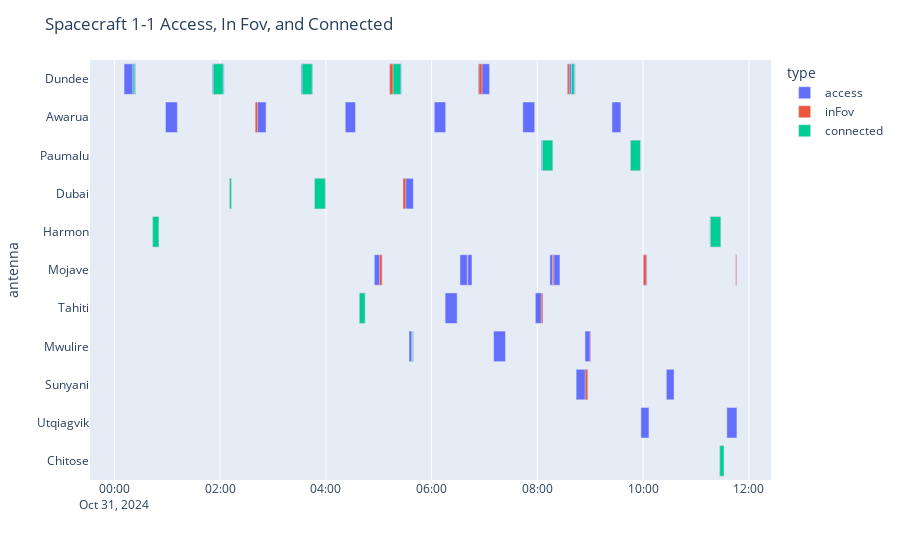
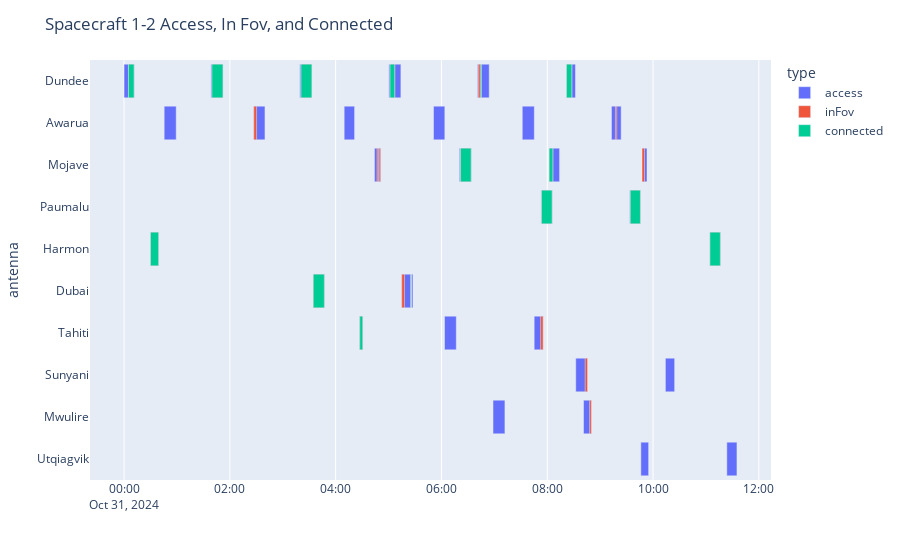
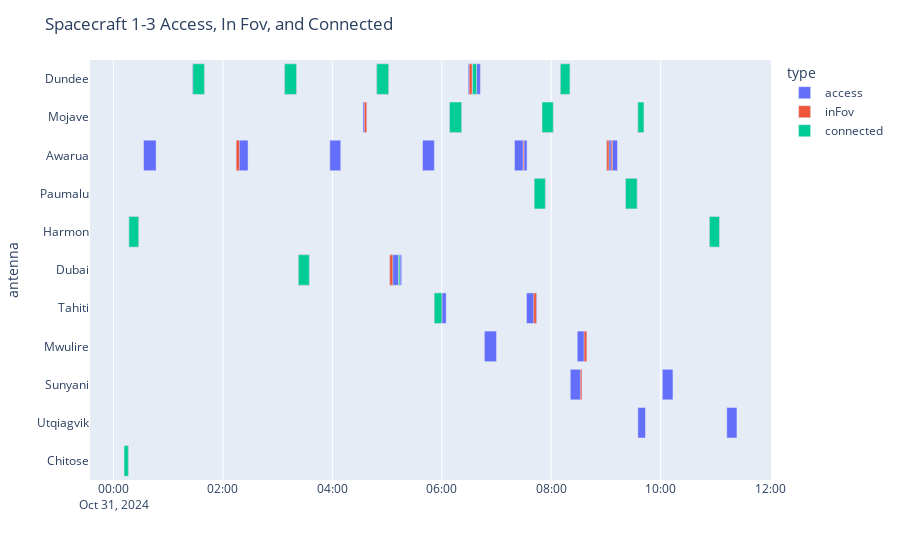
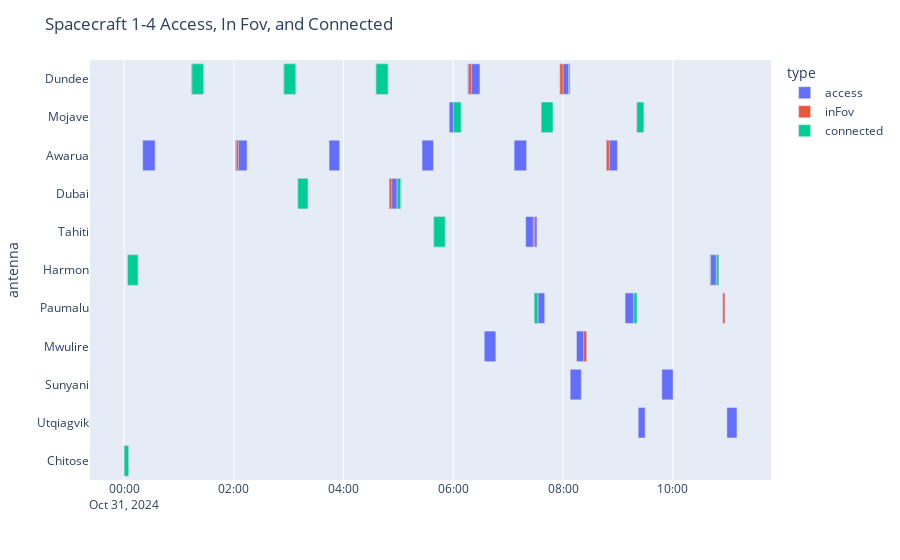

Notebook source saved alongside these figures, in order:
### Markdown cell above
## Plot target-antenna availability

Here we will plot the target-antenna analytics. There are three categories of availability.

Access - This occurs when a spacecraft within line-of-sight of a particular antenna (including obscuration by an
elevation mask). This is an input to the `ContactScheduler`.

InFov - This occurs when a spacecraft is in the field of view associated with a particular antenna. In the case of this
simulation, the FoV will slew if an antenna has a scheduled contact.

Connected - This occurs when data is flowing between a spacecraft and a particular antenna.

In addition to the time series, which we plot below, there are also summary statistics (mean, max, min, number, etc.)
available for each definition of contact and gaps between contacts. For example, a target has a state variable
`accessMetrics` that will contain (among other things) the mean gap duration between access to that target. It also has
a `perCommDeviceAccessMetrics`, which contains the same statistics per antenna.

### Code cell
def make_availability_plots(ground_segment_results):
    availability_data = target_analytics(ground_segment_results)
    # This loop will create a new figure for each target
    for target_name, data in availability_data.items():
        fig = px.timeline(data, x_start='start', x_end='end', y='antenna', color='type')
        fig.update_yaxes(categoryorder='total ascending')
        # set title
        fig.update_layout(title_text=f'{target_name} Access, In Fov, and Connected')
        fig.show()

make_availability_plots(ground_segment_results)

### Figure 1 — Plotly figure (JSON) as saved in the notebook; plotly's stock layout.template omitted (floating-point values rounded to 4 significant figures)
{"data": [{"alignmentgroup": "True", "base": ["2024-10-31T00:11:00.000086+00:00", "2024-10-31T01:51:00.000086+00:00", "2024-10-31T03:31:40.000086+00:00", "2024-10-31T05:12:20.000086+00:00", "2024-10-31T06:52:50.000086+00:00", "2024-10-31T08:34:00.000087+00:00", "2024-10-31T11:26:50.000086+00:00", "2024-10-31T04:55:00.000086+00:00", "2024-10-31T06:32:10.000086+00:00", "2024-10-31T08:14:10.000086+00:00", "2024-10-31T10:00:00.000086+00:00", "2024-10-31T11:45:10.000086+00:00", "2024-10-31T02:10:40.000086+00:00", "2024-10-31T03:46:50.000087+00:00", "2024-10-31T05:27:30.000087+00:00", "2024-10-31T08:04:20.000086+00:00", "2024-10-31T09:45:30.000086+00:00", "2024-10-31T00:43:30.000086+00:00", "2024-10-31T11:15:40.000087+00:00", "2024-10-31T08:44:00.000086+00:00", "2024-10-31T10:26:20.000086+00:00", "2024-10-31T05:34:20.000086+00:00", "2024-10-31T07:10:20.000086+00:00", "2024-10-31T08:54:00.000086+00:00", "2024-10-31T04:38:00.000086+00:00", "2024-10-31T06:15:20.000086+00:00", "2024-10-31T07:57:40.000086+00:00", "2024-10-31T00:58:00.000086+00:00", "2024-10-31T02:39:50.000086+00:00", "2024-10-31T04:22:00.000086+00:00", "2024-10-31T06:03:00.000087+00:00", "2024-10-31T07:43:30.000086+00:00", "2024-10-31T09:24:40.000086+00:00", "2024-10-31T09:57:30.000087+00:00", "2024-10-31T11:35:00.000086+00:00"], "hovertemplate": "type=access<br>start=%{base}<br>end=%{x}<br>antenna=%{y}<extra></extra>", "legendgroup": "access", "marker": {"color": "#636efa", "pattern": {"shape": ""}}, "name": "access", "offsetgroup": "access", "orientation": "h", "showlegend": true, "textposition": "auto", "type": "bar", "x": [790000, 820000, 820000, 820000, 780000.0, 540000.0, 300000, 530000.0, 820000, 690000, 270000, 80000.0, 130000, 770000.0, 710000, 790000, 700000, 430000, 750000.0, 800000, 530000, 310000, 810000, 400000.0, 400000, 820000, 520000, 810000, 740000, 700000.0, 780000.0, 810000, 610000, 550000.0, 690000.0], "xaxis": "x", "y": ["Dundee", "Dundee", "Dundee", "Dundee", "Dundee", "Dundee", "Chitose", "Mojave", "Mojave", "Mojave", "Mojave", "Mojave", "Dubai", "Dubai", "Dubai", "Paumalu", "Paumalu", "Harmon", "Harmon", "Sunyani", "Sunyani", "Mwulire", "Mwulire", "Mwulire", "Tahiti", "Tahiti", "Tahiti", "Awarua", "Awarua", "Awarua", "Awarua", "Awarua", "Awarua", "Utqiagvik", "Utqiagvik"], "yaxis": "y"}, {"alignmentgroup": "True", "base": ["2024-10-31T00:21:10.000086+00:00", "2024-10-31T01:52:10.000086+00:00", "2024-10-31T03:33:00.000086+00:00", "2024-10-31T05:12:20.000086+00:00", "2024-10-31T06:53:40.000086+00:00", "2024-10-31T08:34:00.000087+00:00", "2024-10-31T08:38:40.000086+00:00", "2024-10-31T11:27:00.000086+00:00", "2024-10-31T05:01:00.000086+00:00", "2024-10-31T06:40:30.000086+00:00", "2024-10-31T08:17:10.000086+00:00", "2024-10-31T10:00:20.000086+00:00", "2024-10-31T11:45:10.000086+00:00", "2024-10-31T02:10:40.000086+00:00", "2024-10-31T03:47:10.000086+00:00", "2024-10-31T05:27:30.000087+00:00", "2024-10-31T08:05:40.000086+00:00", "2024-10-31T09:45:40.000087+00:00", "2024-10-31T00:43:30.000086+00:00", "2024-10-31T11:16:20.000086+00:00", "2024-10-31T08:54:20.000086+00:00", "2024-10-31T05:37:40.000086+00:00", "2024-10-31T08:59:50.000086+00:00", "2024-10-31T04:38:00.000086+00:00", "2024-10-31T08:04:30.000086+00:00", "2024-10-31T02:39:50.000086+00:00"], "hovertemplate": "type=inFov<br>start=%{base}<br>end=%{x}<br>antenna=%{y}<extra></extra>", "legendgroup": "inFov", "marker": {"color": "#EF553B", "pattern": {"shape": ""}}, "name": "inFov", "offsetgroup": "inFov", "orientation": "h", "showlegend": true, "textposition": "auto", "type": "bar", "x": [120000.0, 680000, 690000.0, 770000.0, 210000, 140000.0, 190000, 290000, 170000.0, 30000, 90000.0, 200000, 60000, 130000, 730000, 190000.0, 710000, 680000.0, 430000, 710000, 170000, 50000, 50000.0, 390000, 110000, 160000], "xaxis": "x", "y": ["Dundee", "Dundee", "Dundee", "Dundee", "Dundee", "Dundee", "Dundee", "Chitose", "Mojave", "Mojave", "Mojave", "Mojave", "Mojave", "Dubai", "Dubai", "Dubai", "Paumalu", "Paumalu", "Harmon", "Harmon", "Sunyani", "Mwulire", "Mwulire", "Tahiti", "Tahiti", "Awarua"], "yaxis": "y"}, {"alignmentgroup": "True", "base": ["2024-10-31T00:21:10.000086+00:00", "2024-10-31T01:52:10.000086+00:00", "2024-10-31T03:33:00.000086+00:00", "2024-10-31T05:16:10.000086+00:00", "2024-10-31T08:38:40.000086+00:00", "2024-10-31T11:27:00.000086+00:00", "2024-10-31T02:10:40.000086+00:00", "2024-10-31T03:47:10.000086+00:00", "2024-10-31T08:05:40.000086+00:00", "2024-10-31T09:45:40.000087+00:00", "2024-10-31T00:43:30.000086+00:00", "2024-10-31T11:16:20.000086+00:00", "2024-10-31T05:37:40.000086+00:00", "2024-10-31T04:38:00.000086+00:00"], "hovertemplate": "type=connected<br>start=%{base}<br>end=%{x}<br>antenna=%{y}<extra></extra>", "legendgroup": "connected", "marker": {"color": "#00cc96", "pattern": {"shape": ""}}, "name": "connected", "offsetgroup": "connected", "orientation": "h", "showlegend": true, "textposition": "auto", "type": "bar", "x": [120000.0, 680000, 690000.0, 540000.0, 190000, 290000, 120000, 730000, 710000, 680000.0, 420000, 710000, 50000, 390000], "xaxis": "x", "y": ["Dundee", "Dundee", "Dundee", "Dundee", "Dundee", "Chitose", "Dubai", "Dubai", "Paumalu", "Paumalu", "Harmon", "Harmon", "Mwulire", "Tahiti"], "yaxis": "y"}], "layout": {"barmode": "overlay", "legend": {"title": {"text": "type"}, "tracegroupgap": 0}, "margin": {"t": 60}, "title": {"text": "Spacecraft 1-1 Access, In Fov, and Connected"}, "xaxis": {"anchor": "y", "domain": [0, 1], "type": "date"}, "yaxis": {"anchor": "x", "categoryorder": "total ascending", "domain": [0, 1], "title": {"text": "antenna"}}}}

### Figure 2 — Plotly figure (JSON) as saved in the notebook; plotly's stock layout.template omitted (floating-point values rounded to 4 significant figures)
{"data": [{"alignmentgroup": "True", "base": ["2024-10-31T00:00:00.000086+00:00", "2024-10-31T01:38:30.000086+00:00", "2024-10-31T03:19:20.000086+00:00", "2024-10-31T05:00:20.000086+00:00", "2024-10-31T06:40:50.000086+00:00", "2024-10-31T08:21:50.000086+00:00", "2024-10-31T04:44:00.000086+00:00", "2024-10-31T06:20:20.000086+00:00", "2024-10-31T08:02:00.000086+00:00", "2024-10-31T09:47:30.000086+00:00", "2024-10-31T03:34:40.000086+00:00", "2024-10-31T05:15:00.000086+00:00", "2024-10-31T07:52:50.000086+00:00", "2024-10-31T09:33:30.000086+00:00", "2024-10-31T00:30:00.000086+00:00", "2024-10-31T11:04:30.000086+00:00", "2024-10-31T08:32:20.000086+00:00", "2024-10-31T10:14:00.000086+00:00", "2024-10-31T06:58:30.000086+00:00", "2024-10-31T08:41:10.000087+00:00", "2024-10-31T04:27:20.000086+00:00", "2024-10-31T06:03:30.000086+00:00", "2024-10-31T07:45:10.000086+00:00", "2024-10-31T00:45:30.000086+00:00", "2024-10-31T02:27:10.000086+00:00", "2024-10-31T04:09:40.000086+00:00", "2024-10-31T05:51:00.000086+00:00", "2024-10-31T07:31:40.000086+00:00", "2024-10-31T09:12:50.000086+00:00", "2024-10-31T09:46:10.000086+00:00", "2024-10-31T11:23:40.000086+00:00"], "hovertemplate": "type=access<br>start=%{base}<br>end=%{x}<br>antenna=%{y}<extra></extra>", "legendgroup": "access", "marker": {"color": "#636efa", "pattern": {"shape": ""}}, "name": "access", "offsetgroup": "access", "orientation": "h", "showlegend": true, "textposition": "auto", "type": "bar", "x": [700000, 830000, 830000, 820000, 800000, 610000, 420000, 810000.0, 720000, 340000, 760000, 760000, 770000, 730000.0, 560000, 720000, 800000, 630000, 810000, 530000, 210000, 800000, 610000, 820000, 760000, 710000, 770000, 820000, 660000, 530000, 690000], "xaxis": "x", "y": ["Dundee", "Dundee", "Dundee", "Dundee", "Dundee", "Dundee", "Mojave", "Mojave", "Mojave", "Mojave", "Dubai", "Dubai", "Paumalu", "Paumalu", "Harmon", "Harmon", "Sunyani", "Sunyani", "Mwulire", "Mwulire", "Tahiti", "Tahiti", "Tahiti", "Awarua", "Awarua", "Awarua", "Awarua", "Awarua", "Awarua", "Utqiagvik", "Utqiagvik"], "yaxis": "y"}, {"alignmentgroup": "True", "base": ["2024-10-31T00:05:00.000086+00:00", "2024-10-31T01:39:40.000086+00:00", "2024-10-31T03:20:40.000086+00:00", "2024-10-31T05:01:40.000086+00:00", "2024-10-31T06:41:50.000086+00:00", "2024-10-31T08:21:50.000086+00:00", "2024-10-31T04:47:00.000086+00:00", "2024-10-31T04:49:20.000086+00:00", "2024-10-31T06:21:40.000086+00:00", "2024-10-31T08:02:10.000086+00:00", "2024-10-31T09:47:30.000086+00:00", "2024-10-31T03:34:40.000086+00:00", "2024-10-31T05:15:00.000086+00:00", "2024-10-31T05:25:20.000086+00:00", "2024-10-31T07:53:30.000086+00:00", "2024-10-31T09:34:10.000086+00:00", "2024-10-31T00:30:00.000086+00:00", "2024-10-31T11:04:30.000086+00:00", "2024-10-31T08:43:00.000086+00:00", "2024-10-31T08:48:00.000086+00:00", "2024-10-31T04:27:20.000086+00:00", "2024-10-31T07:52:30.000086+00:00", "2024-10-31T02:27:10.000086+00:00", "2024-10-31T09:17:20.000086+00:00"], "hovertemplate": "type=inFov<br>start=%{base}<br>end=%{x}<br>antenna=%{y}<extra></extra>", "legendgroup": "inFov", "marker": {"color": "#EF553B", "pattern": {"shape": ""}}, "name": "inFov", "offsetgroup": "inFov", "orientation": "h", "showlegend": true, "textposition": "auto", "type": "bar", "x": [380000.0, 750000, 740000, 320000, 200000, 360000, 80000, 100000, 720000, 250000, 170000, 750000, 190000, 30000, 720000, 690000.0, 550000.0, 710000, 160000, 120000.0, 200000.0, 170000, 190000, 90000], "xaxis": "x", "y": ["Dundee", "Dundee", "Dundee", "Dundee", "Dundee", "Dundee", "Mojave", "Mojave", "Mojave", "Mojave", "Mojave", "Dubai", "Dubai", "Dubai", "Paumalu", "Paumalu", "Harmon", "Harmon", "Sunyani", "Mwulire", "Tahiti", "Tahiti", "Awarua", "Awarua"], "yaxis": "y"}, {"alignmentgroup": "True", "base": ["2024-10-31T00:05:00.000086+00:00", "2024-10-31T01:39:40.000086+00:00", "2024-10-31T03:20:40.000086+00:00", "2024-10-31T05:01:40.000086+00:00", "2024-10-31T06:44:00.000086+00:00", "2024-10-31T08:21:50.000086+00:00", "2024-10-31T06:21:40.000086+00:00", "2024-10-31T08:02:10.000086+00:00", "2024-10-31T03:34:40.000086+00:00", "2024-10-31T05:25:20.000086+00:00", "2024-10-31T07:53:30.000086+00:00", "2024-10-31T09:34:10.000086+00:00", "2024-10-31T00:30:00.000086+00:00", "2024-10-31T11:04:30.000086+00:00", "2024-10-31T04:27:20.000086+00:00"], "hovertemplate": "type=connected<br>start=%{base}<br>end=%{x}<br>antenna=%{y}<extra></extra>", "legendgroup": "connected", "marker": {"color": "#00cc96", "pattern": {"shape": ""}}, "name": "connected", "offsetgroup": "connected", "orientation": "h", "showlegend": true, "textposition": "auto", "type": "bar", "x": [380000.0, 750000, 740000, 320000, 70000, 360000, 720000, 250000, 750000, 30000, 720000, 690000.0, 550000.0, 710000, 200000.0], "xaxis": "x", "y": ["Dundee", "Dundee", "Dundee", "Dundee", "Dundee", "Dundee", "Mojave", "Mojave", "Dubai", "Dubai", "Paumalu", "Paumalu", "Harmon", "Harmon", "Tahiti"], "yaxis": "y"}], "layout": {"barmode": "overlay", "legend": {"title": {"text": "type"}, "tracegroupgap": 0}, "margin": {"t": 60}, "title": {"text": "Spacecraft 1-2 Access, In Fov, and Connected"}, "xaxis": {"anchor": "y", "domain": [0, 1], "type": "date"}, "yaxis": {"anchor": "x", "categoryorder": "total ascending", "domain": [0, 1], "title": {"text": "antenna"}}}}

### Figure 3 — Plotly figure (JSON) as saved in the notebook; plotly's stock layout.template omitted (floating-point values rounded to 4 significant figures)
{"data": [{"alignmentgroup": "True", "base": ["2024-10-31T01:26:10.000086+00:00", "2024-10-31T03:07:10.000087+00:00", "2024-10-31T04:48:10.000086+00:00", "2024-10-31T06:28:50.000086+00:00", "2024-10-31T08:10:00.000086+00:00", "2024-10-31T00:11:30.000086+00:00", "2024-10-31T04:33:30.000086+00:00", "2024-10-31T06:08:30.000086+00:00", "2024-10-31T07:49:50.000086+00:00", "2024-10-31T09:35:00.000087+00:00", "2024-10-31T03:22:40.000086+00:00", "2024-10-31T05:02:50.000086+00:00", "2024-10-31T07:41:20.000087+00:00", "2024-10-31T09:21:30.000086+00:00", "2024-10-31T00:16:50.000086+00:00", "2024-10-31T10:53:30.000086+00:00", "2024-10-31T08:20:50.000086+00:00", "2024-10-31T10:01:50.000086+00:00", "2024-10-31T06:46:40.000086+00:00", "2024-10-31T08:28:30.000086+00:00", "2024-10-31T05:51:40.000086+00:00", "2024-10-31T07:32:50.000086+00:00", "2024-10-31T00:32:50.000086+00:00", "2024-10-31T02:14:30.000087+00:00", "2024-10-31T03:57:10.000086+00:00", "2024-10-31T05:38:50.000086+00:00", "2024-10-31T07:19:40.000086+00:00", "2024-10-31T09:00:50.000086+00:00", "2024-10-31T09:35:00.000087+00:00", "2024-10-31T11:12:30.000086+00:00"], "hovertemplate": "type=access<br>start=%{base}<br>end=%{x}<br>antenna=%{y}<extra></extra>", "legendgroup": "access", "marker": {"color": "#636efa", "pattern": {"shape": ""}}, "name": "access", "offsetgroup": "access", "orientation": "h", "showlegend": true, "textposition": "auto", "type": "bar", "x": [820000, 820000, 820000, 810000, 640000, 290000, 250000, 800000, 750000, 400000.0, 730000, 790000, 740000.0, 770000, 650000, 670000, 770000, 700000.0, 800000, 630000, 790000.0, 690000, 830000, 780000, 720000, 780000, 830000, 710000, 500000, 670000], "xaxis": "x", "y": ["Dundee", "Dundee", "Dundee", "Dundee", "Dundee", "Chitose", "Mojave", "Mojave", "Mojave", "Mojave", "Dubai", "Dubai", "Paumalu", "Paumalu", "Harmon", "Harmon", "Sunyani", "Sunyani", "Mwulire", "Mwulire", "Tahiti", "Tahiti", "Awarua", "Awarua", "Awarua", "Awarua", "Awarua", "Awarua", "Utqiagvik", "Utqiagvik"], "yaxis": "y"}, {"alignmentgroup": "True", "base": ["2024-10-31T01:27:00.000086+00:00", "2024-10-31T03:07:40.000086+00:00", "2024-10-31T04:48:40.000086+00:00", "2024-10-31T06:30:00.000086+00:00", "2024-10-31T06:33:40.000086+00:00", "2024-10-31T08:10:00.000086+00:00", "2024-10-31T00:11:30.000086+00:00", "2024-10-31T04:35:00.000086+00:00", "2024-10-31T06:08:30.000086+00:00", "2024-10-31T07:49:50.000086+00:00", "2024-10-31T09:35:00.000087+00:00", "2024-10-31T03:22:40.000086+00:00", "2024-10-31T05:02:50.000086+00:00", "2024-10-31T05:12:30.000086+00:00", "2024-10-31T07:41:20.000087+00:00", "2024-10-31T09:21:30.000086+00:00", "2024-10-31T00:16:50.000086+00:00", "2024-10-31T10:53:30.000086+00:00", "2024-10-31T08:32:00.000086+00:00", "2024-10-31T08:36:00.000086+00:00", "2024-10-31T05:51:40.000086+00:00", "2024-10-31T07:40:40.000086+00:00", "2024-10-31T02:14:30.000087+00:00", "2024-10-31T07:29:10.000086+00:00", "2024-10-31T09:00:50.000086+00:00", "2024-10-31T09:05:40.000086+00:00"], "hovertemplate": "type=inFov<br>start=%{base}<br>end=%{x}<br>antenna=%{y}<extra></extra>", "legendgroup": "inFov", "marker": {"color": "#EF553B", "pattern": {"shape": ""}}, "name": "inFov", "offsetgroup": "inFov", "orientation": "h", "showlegend": true, "textposition": "auto", "type": "bar", "x": [760000, 780000, 780000, 200000, 270000, 630000, 280000, 160000, 790000, 740000, 400000.0, 720000, 200000.0, 90000, 730000.0, 760000, 640000, 660000, 100000, 180000, 500000, 180000.0, 210000, 60000, 150000, 90000.0], "xaxis": "x", "y": ["Dundee", "Dundee", "Dundee", "Dundee", "Dundee", "Dundee", "Chitose", "Mojave", "Mojave", "Mojave", "Mojave", "Dubai", "Dubai", "Dubai", "Paumalu", "Paumalu", "Harmon", "Harmon", "Sunyani", "Mwulire", "Tahiti", "Tahiti", "Awarua", "Awarua", "Awarua", "Awarua"], "yaxis": "y"}, {"alignmentgroup": "True", "base": ["2024-10-31T01:27:00.000086+00:00", "2024-10-31T03:07:40.000086+00:00", "2024-10-31T04:48:40.000086+00:00", "2024-10-31T06:33:40.000086+00:00", "2024-10-31T08:10:00.000086+00:00", "2024-10-31T00:11:30.000086+00:00", "2024-10-31T06:08:30.000086+00:00", "2024-10-31T07:49:50.000086+00:00", "2024-10-31T09:35:00.000087+00:00", "2024-10-31T03:22:40.000086+00:00", "2024-10-31T05:12:30.000086+00:00", "2024-10-31T07:41:20.000087+00:00", "2024-10-31T09:21:30.000086+00:00", "2024-10-31T00:16:50.000086+00:00", "2024-10-31T10:53:30.000086+00:00", "2024-10-31T05:51:40.000086+00:00"], "hovertemplate": "type=connected<br>start=%{base}<br>end=%{x}<br>antenna=%{y}<extra></extra>", "legendgroup": "connected", "marker": {"color": "#00cc96", "pattern": {"shape": ""}}, "name": "connected", "offsetgroup": "connected", "orientation": "h", "showlegend": true, "textposition": "auto", "type": "bar", "x": [760000, 780000, 780000, 270000, 630000, 280000, 790000, 740000, 400000.0, 720000, 90000, 730000.0, 760000, 640000, 660000, 500000], "xaxis": "x", "y": ["Dundee", "Dundee", "Dundee", "Dundee", "Dundee", "Chitose", "Mojave", "Mojave", "Mojave", "Dubai", "Dubai", "Paumalu", "Paumalu", "Harmon", "Harmon", "Tahiti"], "yaxis": "y"}], "layout": {"barmode": "overlay", "legend": {"title": {"text": "type"}, "tracegroupgap": 0}, "margin": {"t": 60}, "title": {"text": "Spacecraft 1-3 Access, In Fov, and Connected"}, "xaxis": {"anchor": "y", "domain": [0, 1], "type": "date"}, "yaxis": {"anchor": "x", "categoryorder": "total ascending", "domain": [0, 1], "title": {"text": "antenna"}}}}

### Figure 4 — Plotly figure (JSON) as saved in the notebook; plotly's stock layout.template omitted (floating-point values rounded to 4 significant figures)
{"data": [{"alignmentgroup": "True", "base": ["2024-10-31T01:13:20.000086+00:00", "2024-10-31T02:54:10.000087+00:00", "2024-10-31T04:35:00.000086+00:00", "2024-10-31T06:15:40.000086+00:00", "2024-10-31T07:56:30.000086+00:00", "2024-10-31T00:00:00.000086+00:00", "2024-10-31T05:55:30.000086+00:00", "2024-10-31T07:36:10.000086+00:00", "2024-10-31T09:20:40.000086+00:00", "2024-10-31T03:10:00.000086+00:00", "2024-10-31T04:49:40.000086+00:00", "2024-10-31T07:28:30.000086+00:00", "2024-10-31T09:07:50.000086+00:00", "2024-10-31T10:54:40.000086+00:00", "2024-10-31T00:03:50.000086+00:00", "2024-10-31T10:40:30.000086+00:00", "2024-10-31T08:07:50.000086+00:00", "2024-10-31T09:48:00.000087+00:00", "2024-10-31T06:33:50.000087+00:00", "2024-10-31T08:14:40.000086+00:00", "2024-10-31T05:38:40.000086+00:00", "2024-10-31T07:19:10.000086+00:00", "2024-10-31T00:20:20.000086+00:00", "2024-10-31T02:01:40.000086+00:00", "2024-10-31T03:44:10.000086+00:00", "2024-10-31T05:25:50.000086+00:00", "2024-10-31T07:06:30.000086+00:00", "2024-10-31T08:47:20.000086+00:00", "2024-10-31T09:22:10.000086+00:00", "2024-10-31T10:59:10.000086+00:00"], "hovertemplate": "type=access<br>start=%{base}<br>end=%{x}<br>antenna=%{y}<extra></extra>", "legendgroup": "access", "marker": {"color": "#636efa", "pattern": {"shape": ""}}, "name": "access", "offsetgroup": "access", "orientation": "h", "showlegend": true, "textposition": "auto", "type": "bar", "x": [830000, 820000.0, 830000, 810000, 680000, 310000, 790000, 770000.0, 470000.0, 680000, 810000, 690000, 790000, 140000, 700000.0, 590000, 730000, 740000.0, 760000.0, 690000, 760000, 740000, 820000, 770000.0, 700000, 750000, 820000, 730000.0, 460000, 660000], "xaxis": "x", "y": ["Dundee", "Dundee", "Dundee", "Dundee", "Dundee", "Chitose", "Mojave", "Mojave", "Mojave", "Dubai", "Dubai", "Paumalu", "Paumalu", "Paumalu", "Harmon", "Harmon", "Sunyani", "Sunyani", "Mwulire", "Mwulire", "Tahiti", "Tahiti", "Awarua", "Awarua", "Awarua", "Awarua", "Awarua", "Awarua", "Utqiagvik", "Utqiagvik"], "yaxis": "y"}, {"alignmentgroup": "True", "base": ["2024-10-31T01:14:10.000086+00:00", "2024-10-31T02:54:50.000086+00:00", "2024-10-31T04:35:30.000086+00:00", "2024-10-31T06:16:50.000086+00:00", "2024-10-31T07:56:30.000086+00:00", "2024-10-31T08:06:20.000086+00:00", "2024-10-31T00:00:10.000086+00:00", "2024-10-31T06:00:10.000086+00:00", "2024-10-31T07:36:10.000086+00:00", "2024-10-31T09:20:40.000086+00:00", "2024-10-31T03:10:00.000086+00:00", "2024-10-31T04:50:00.000086+00:00", "2024-10-31T04:58:40.000086+00:00", "2024-10-31T07:28:30.000086+00:00", "2024-10-31T09:17:20.000086+00:00", "2024-10-31T10:54:40.000086+00:00", "2024-10-31T00:03:50.000086+00:00", "2024-10-31T10:40:30.000086+00:00", "2024-10-31T10:47:40.000086+00:00", "2024-10-31T08:22:30.000086+00:00", "2024-10-31T05:38:40.000086+00:00", "2024-10-31T07:27:30.000086+00:00", "2024-10-31T02:02:50.000086+00:00", "2024-10-31T08:47:20.000086+00:00"], "hovertemplate": "type=inFov<br>start=%{base}<br>end=%{x}<br>antenna=%{y}<extra></extra>", "legendgroup": "inFov", "marker": {"color": "#EF553B", "pattern": {"shape": ""}}, "name": "inFov", "offsetgroup": "inFov", "orientation": "h", "showlegend": true, "textposition": "auto", "type": "bar", "x": [770000, 770000, 790000, 190000, 210000, 80000, 290000, 500000, 770000.0, 460000, 670000, 160000, 220000, 240000, 210000.0, 140000, 690000, 20000, 160000, 190000, 750000.0, 90000, 140000, 200000], "xaxis": "x", "y": ["Dundee", "Dundee", "Dundee", "Dundee", "Dundee", "Dundee", "Chitose", "Mojave", "Mojave", "Mojave", "Dubai", "Dubai", "Dubai", "Paumalu", "Paumalu", "Paumalu", "Harmon", "Harmon", "Harmon", "Mwulire", "Tahiti", "Tahiti", "Awarua", "Awarua"], "yaxis": "y"}, {"alignmentgroup": "True", "base": ["2024-10-31T01:14:10.000086+00:00", "2024-10-31T02:54:50.000086+00:00", "2024-10-31T04:35:30.000086+00:00", "2024-10-31T08:06:20.000086+00:00", "2024-10-31T00:00:10.000086+00:00", "2024-10-31T06:00:10.000086+00:00", "2024-10-31T07:36:10.000086+00:00", "2024-10-31T09:20:40.000086+00:00", "2024-10-31T03:10:00.000086+00:00", "2024-10-31T04:58:40.000086+00:00", "2024-10-31T07:28:30.000086+00:00", "2024-10-31T09:17:20.000086+00:00", "2024-10-31T00:03:50.000086+00:00", "2024-10-31T10:40:30.000086+00:00", "2024-10-31T10:47:40.000086+00:00", "2024-10-31T05:38:40.000086+00:00"], "hovertemplate": "type=connected<br>start=%{base}<br>end=%{x}<br>antenna=%{y}<extra></extra>", "legendgroup": "connected", "marker": {"color": "#00cc96", "pattern": {"shape": ""}}, "name": "connected", "offsetgroup": "connected", "orientation": "h", "showlegend": true, "textposition": "auto", "type": "bar", "x": [770000, 770000, 790000, 80000, 290000, 500000, 770000.0, 460000, 670000, 220000, 240000, 210000.0, 690000, 20000, 160000, 750000.0], "xaxis": "x", "y": ["Dundee", "Dundee", "Dundee", "Dundee", "Chitose", "Mojave", "Mojave", "Mojave", "Dubai", "Dubai", "Paumalu", "Paumalu", "Harmon", "Harmon", "Harmon", "Tahiti"], "yaxis": "y"}], "layout": {"barmode": "overlay", "legend": {"title": {"text": "type"}, "tracegroupgap": 0}, "margin": {"t": 60}, "title": {"text": "Spacecraft 1-4 Access, In Fov, and Connected"}, "xaxis": {"anchor": "y", "domain": [0, 1], "type": "date"}, "yaxis": {"anchor": "x", "categoryorder": "total ascending", "domain": [0, 1], "title": {"text": "antenna"}}}}
